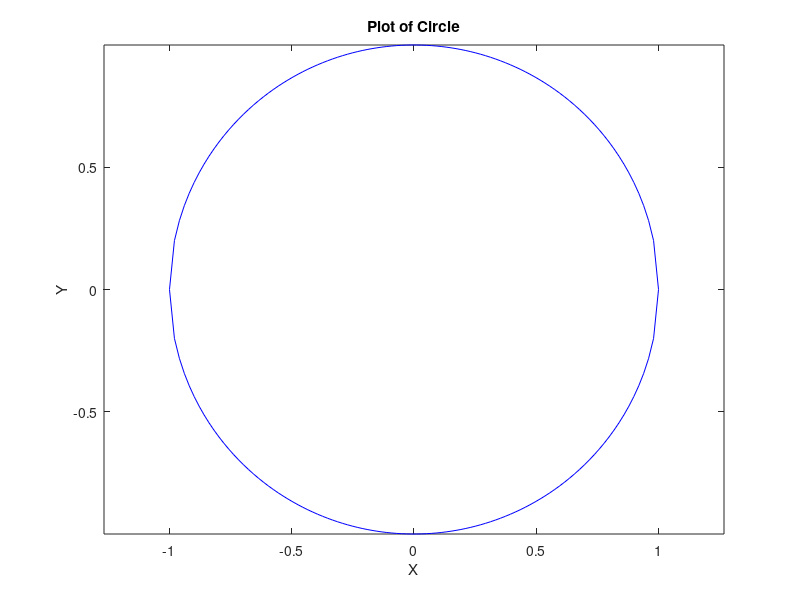

Source code (MATLAB):
function explicit_2d()

    function res = circle(x)
        res = [sqrt(1 - x.^2); -sqrt(1 - x.^2)]; % the eqn for a circle has
                                                 % the form
                                                 % y = +- sqrt(a^2 - x^2)
    end

    function res = parabola(x)
        res = x.^2 - 1;
    end

    function res = hyperbola(x)
        res = 1 ./ x;
    end

    X = linspace(-1, 1);
%     X = linspace(-5, 5); % for the hyperbola

    Y = circle(X);
%     Y = parabola(X);
%     Y = sin(X);
%     Y = hyperbola(X);

    plt_title = 'Plot of Circle';
%     plt_title = 'Plot of Parabola';
%     plt_title = 'Plot of Sin(x)';
%     plt_title = 'Plot of Hyperbola';
       
    plot(X, Y, 'Color', 'b');
    axis equal;
    xlabel('X');
    ylabel('Y');
    
    % Because hyperbolas have an asymptote (y = +-infinity) around x=0, it
    % screws with the axis limits, so here I'm just fixing the limits for
    % the hyperbola.
%     xlim([-5, 5])
    
    title(plt_title);

end

